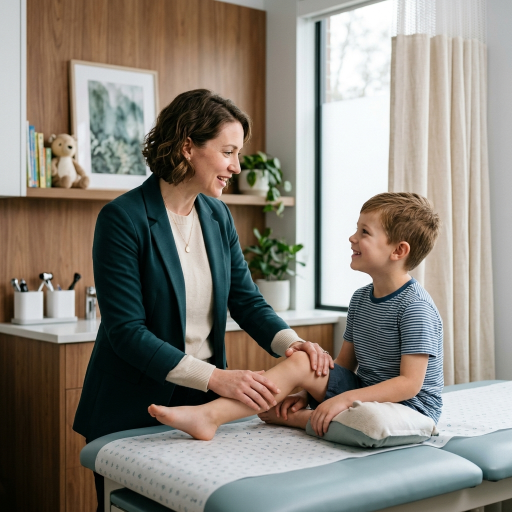
#> input picture assets/images/child-care.png, 1024 x 1024 px, given in place of media__1783343445913.jpg, which was not available (shown at 1/2 size)
$ python clean_collage.py
#> lines starting #> are read from the running program, lines starting #| are printed output that depends on the picture; pictures that were not available may be replaced by others from this repository, and a replacement may not be noted
import os
from PIL import Image

def flood_fill_alpha(img_path, output_path):
#> called with output_path = 'assets\\images\\dr-ayesha-surgery.png'
    img = Image.open(img_path).convert("RGBA")
    w, h = img.size
#> w = 1024; h = 1024
    pixels = img.load()

    visited = set()
    queue = []

    # Seed along the left, right, top, and bottom edges to capture the background
    for y in range(h):
        seeds = [(0, y), (w-1, y)]
        for sx, sy in seeds:
            visited.add((sx, sy))
            queue.append((sx, sy))

    for x in range(w):
        seeds = [(x, 0), (x, h-1)]
        for sx, sy in seeds:
            if (sx, sy) not in visited:
                visited.add((sx, sy))
                queue.append((sx, sy))

    while queue:
        cx, cy = queue.pop(0)
        curr_pixel = pixels[cx, cy]

        # Set alpha to 0 (fully transparent)
        pixels[cx, cy] = (curr_pixel[0], curr_pixel[1], curr_pixel[2], 0)

        # Check 4-neighbors
        for dx, dy in [(-1, 0), (1, 0), (0, -1), (0, 1)]:
            nx, ny = cx + dx, cy + dy
            if 0 <= nx < w and 0 <= ny < h and (nx, ny) not in visited:
                neighbor_pixel = pixels[nx, ny]
                r, g, b, a = neighbor_pixel

                # Check if it is a background pixel (light blue or white gradient)
                is_bg = (r > 150 and g > 210 and b > 220) or (r > 240 and g > 240 and b > 240)

                # Make sure we don't cross the dark blue double circle borders
                is_boundary = (r < 100 and b > 110)

                if is_bg and not is_boundary:
                    visited.add((nx, ny))
                    queue.append((nx, ny))
#> this loop made 88627 passes
#> curr_pixel on passes 1 to 3: (200, 204, 205, 255), (175, 181, 181, 255), (198, 202, 203, 255)
#> after the loop, queue = []; visited = 88627 items

    # Save the output image
    img.save(output_path, "PNG")
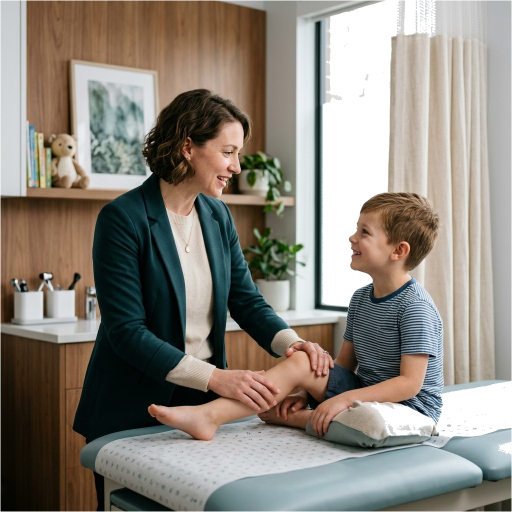
#> saved as dr-ayesha-surgery.png: PIL image 1024x1024 RGBA (shown at 1/2 size); mean R, G, B, A 138, 132.3, 123.2, 233.4; transparent parts drawn white
    print(f"Successfully saved transparent image to {output_path}")

if __name__ == "__main__":
    src = r"C:\Users\G H O S T\.gemini\antigravity\brain\830a6650-f789-4535-b379-b53e8d6a6fd5\media__1783343445913.jpg"
    dest = r"assets\images\dr-ayesha-surgery.png"
    flood_fill_alpha(src, dest)

$ run again, on assets/images/dr-ayesha.png
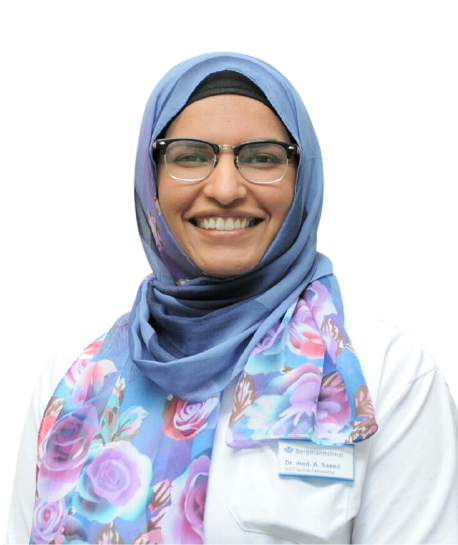
#> input picture assets/images/dr-ayesha.png, 458 x 545 px, given in place of media__1783343445913.jpg, which was not available
#> in flood_fill_alpha, img is the input picture: PIL image 458x545 RGBA; mean R, G, B, A 97.9, 98.4, 108.8, 143.1
#> after the loop in flood_fill_alpha, `while queue:`: queue = []; visited = 39333 items
#> in flood_fill_alpha, `img.save(output_path, "PNG")`:
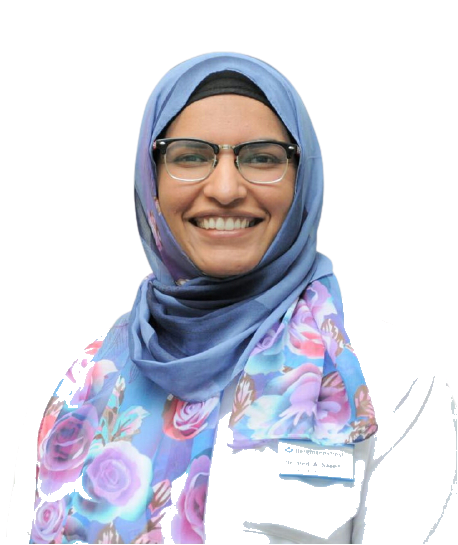
#> saved as dr-ayesha-surgery.png: PIL image 458x545 RGBA; mean R, G, B, A 97.9, 98.4, 108.8, 104.8; transparent parts drawn white

$ run again, on assets/images/first-steps.png
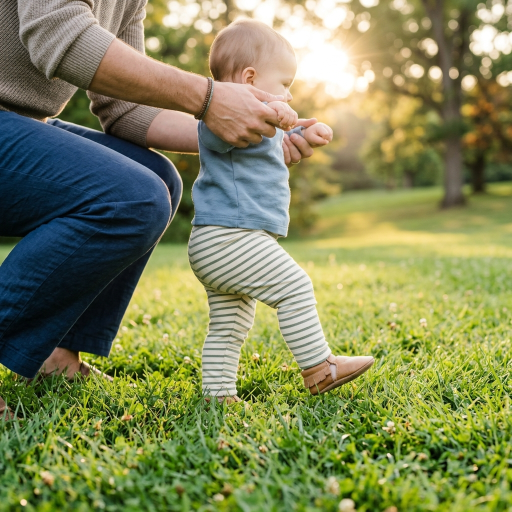
#> input picture assets/images/first-steps.png, 1024 x 1024 px, given in place of media__1783343445913.jpg, which was not available (shown at 1/2 size)
#> the loop in flood_fill_alpha, `while queue:` made 25556 passes
#> curr_pixel on passes 1 to 3: (94, 92, 80, 255), (218, 206, 184, 255), (106, 102, 91, 255)
#> after the loop in flood_fill_alpha, `while queue:`: queue = []; visited = 25556 items
#> in flood_fill_alpha, `img.save(output_path, "PNG")`:
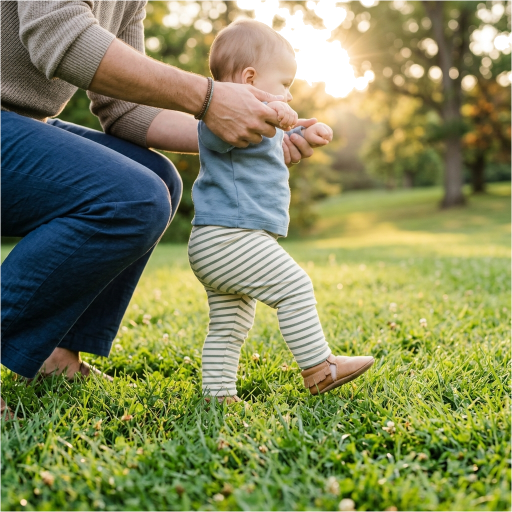
#> saved as dr-ayesha-surgery.png: PIL image 1024x1024 RGBA (shown at 1/2 size); mean R, G, B, A 129.6, 134.9, 88.5, 248.8; transparent parts drawn white
